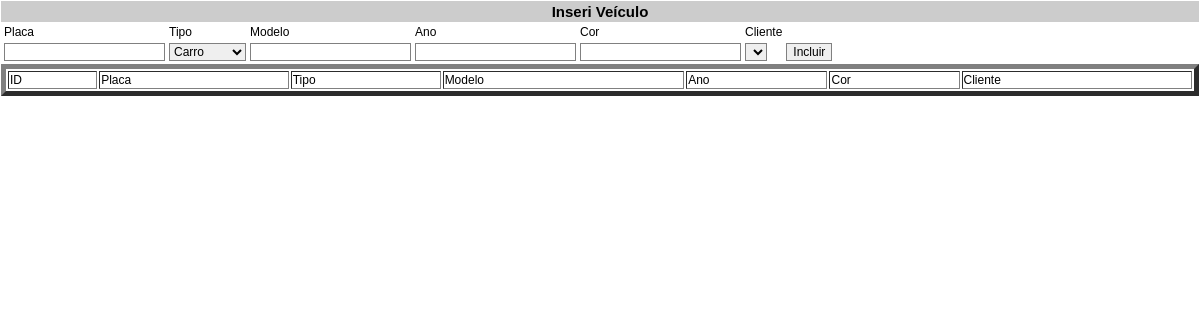
The app's page /home/Veiculos/InserirVeiculo2.php, older data.
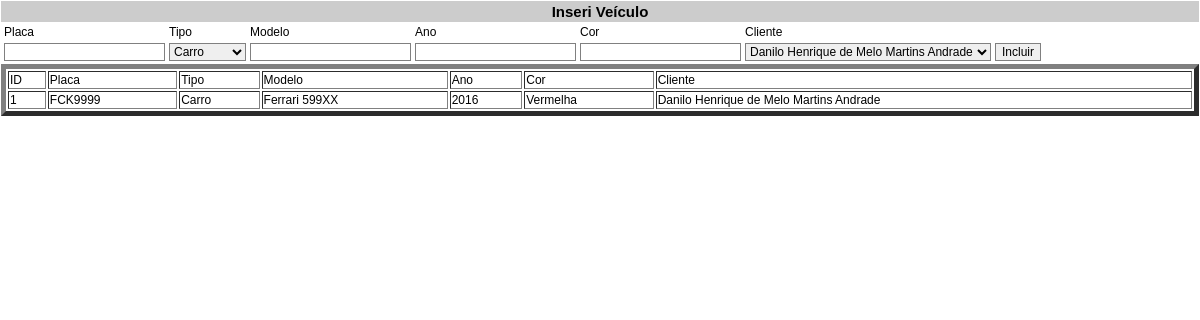
The same page, newer data.
### tables this page shows
CREATE TABLE `veiculos` (
  `id_veiculo` int(6) NOT NULL,
  `tipo_veiculo` varchar(20) DEFAULT NULL,
  `ano_veiculo` int(4) DEFAULT NULL,
  `placa_veiculo` varchar(8) DEFAULT NULL,
  `modelo_veiculo` varchar(30) DEFAULT NULL,
  `cor_veiculo` varchar(15) DEFAULT NULL,
  `fk_cliente_veiculo` int(6) DEFAULT NULL
);

CREATE TABLE `clientes` (
  `id_cliente` int(6) NOT NULL,
  `nome_cliente` varchar(45) DEFAULT NULL,
  `rg_cliente` varchar(9) DEFAULT NULL
);

### home/Veiculos/InserirVeiculo2.php (the view, shortened to what this page needs)
<html>
<head>
<link rel="stylesheet" href="estilo.css" type="text/css">
</head>
<body onload="document.form.PLACA.focus();">
<form name="form" method="post" action="InserirVeiculo2.php" onsubmit="return busca();">
<table width="100%" border="1" align="center" cellpadding="0" cellspacing="0" bordercolor="#CCCCCC">
	<tr><td bgcolor="#CCCCCC" align="center" class="titulo">Inseri Veículo</td></tr>
	<tr>
		<table>
			<tr>
				<td>Placa</td>
				<td>Tipo</td>
				<td>Modelo</td>
				<td>Ano</td>
				<td>Cor</td>
				<td>Cliente</td>
			</tr>
			<tr>
				<td><input name="PLACA" type="text" id="PLACA" maxlength="8" onKeyPress="ColocaMascaraPlaca(document.form.PLACA);"/></td>
				<td><select name=TIPO>
				<option value="Carro">Carro</option>
				</select></td>
				<td><input name="MODELO" type="text" id="MODELO" maxlength="30"/></td>
				<td><input name="ANO" type="text" id="ANO" maxlength="4"/></td>
				<td><input name="COR" type="text" id="COR" maxlength="15"/></td>
				<td><?php
					$sql=mysql_query("SELECT nome_cliente,id_cliente FROM clientes order by nome_cliente");
					echo "<select name=CLIENTES>";
						while($rowl = mysql_fetch_assoc($sql)){
							echo "<option value=". $rowl['id_cliente'] . ">" . $rowl['nome_cliente'] . "</option>";
						}
					 echo "</select>";
				?></td>
				<td><input type="submit" name="Submit" value="Incluir"</td>
			</tr>
		</table>
	</tr>
</table>
</form>
<?php
	$result = mysql_query("SELECT * FROM veiculos");
	echo "<table border=5 style=3 width=100%><tr><td>ID</td><td>Placa</td><td>Tipo</td><td>Modelo</td><td>Ano</td><td>Cor</td><td>Cliente</td></tr>";
	while($row = mysql_fetch_assoc($result)){
        echo "<tr><td>".$row['id_veiculo']."</td>"."<td>".$row['placa_veiculo']."</td>"."<td>".$row['tipo_veiculo']."</td>"."<td>".$row['modelo_veiculo']."</td>"."<td>".$row['ano_veiculo']."</td>"."<td>".$row['cor_veiculo']."</td>";
		$fk = mysql_fetch_assoc(mysql_query("SELECT * FROM clientes where id_cliente='".$row['fk_cliente_veiculo']."'"));
		echo "<td>".$fk['nome_cliente']."</td></tr>";
    }
	echo "</table><br><br>";
?>
</body>
</html>

Row changes from the older to the newer data that the page shows:
added veiculos: id_veiculo "1", placa_veiculo "FCK9999", tipo_veiculo "Carro", modelo_veiculo "Ferrari 599XX", ano_veiculo "2016", cor_veiculo "Vermelha", fk_cliente_veiculo.nome_cliente "Danilo Henrique de Melo Martins Andrade"
Text that changed along with them:
form field CLIENTES: (not shown) → "Danilo Henrique de Melo Martins Andrade"
